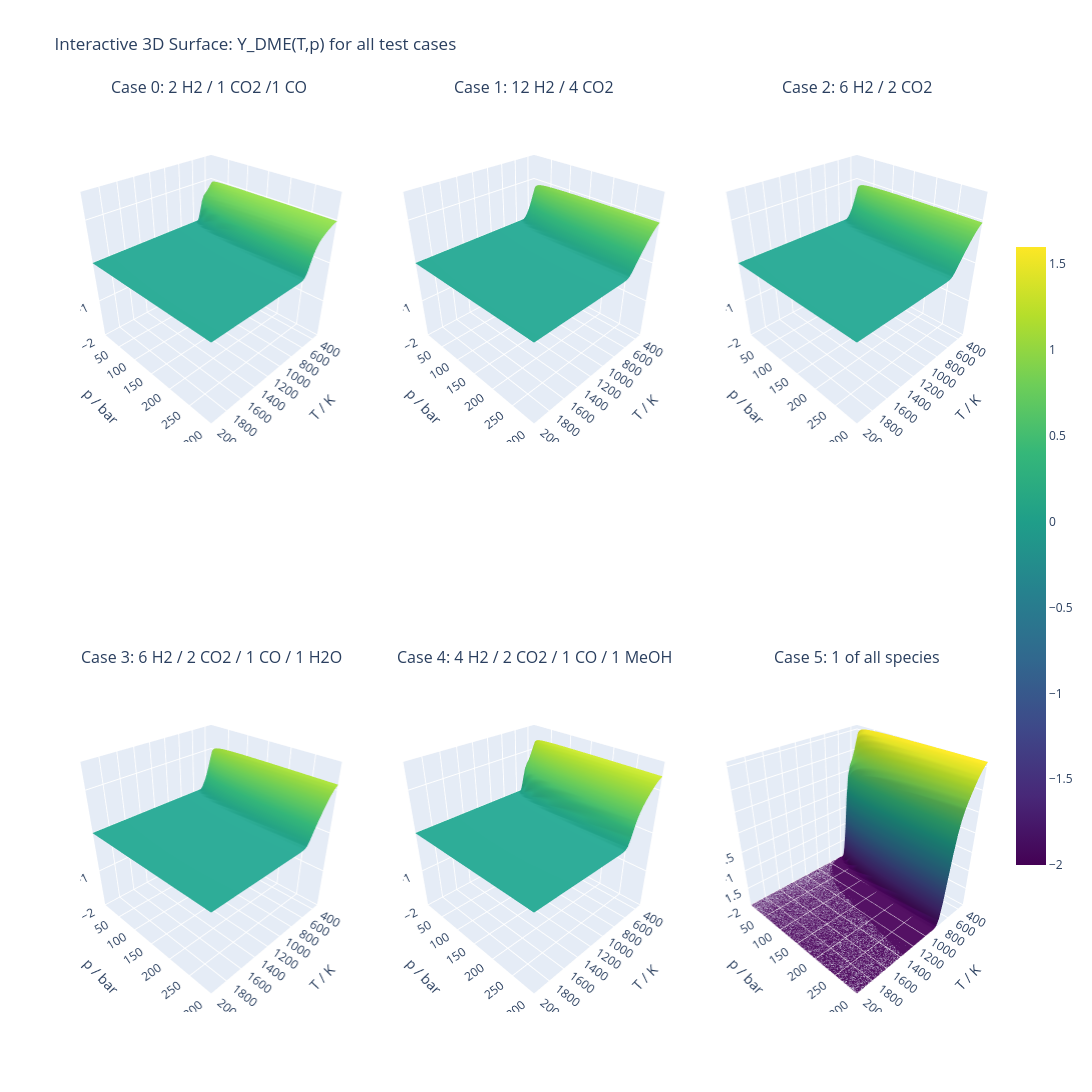

Notebook code for this chart:
### Markdown cell above
## 7.1. Interactive 3D Surface Mapping of the DME Yield

To gain a comprehensive overview of process efficiency, the equilibrium yield of dimethyl ether ($Y_{DME}$) was mapped as a 3D surface across the temperature and pressure range for all tested cases. This interactive framework provides a direct comparison of how different initial mixtures influence the overall product yield. Each surface allows for precise, point-by-point data extraction, enabling the identification of specific operating points that maximize the DME yield. 

The results consistently demonstrate that the reaction yield is strongly constrained by the underlying chemical equilibrium. As observed in the 3D topographies, the equilibrium yield is limited at high temperatures, confirming the exothermic nature of the reaction network. Conversely, elevated pressures effectively shift the equilibrium toward the target product, highlighting the critical importance of selecting high-pressure operating conditions for industrial-scale reactor design. By visualizing these multi-dimensional effects for every tested case, the optimal operating window can be identified not just theoretically, but practically for a wide range of potential feed scenarios.

### Code cell
import math
# ====================== Interactive 3D-Surface: Y_DME(T,p) for all test cases ======================

n_cols = 3
n_rows = math.ceil(n_cases / n_cols)

fig = make_subplots(
    rows=n_rows, cols=n_cols,
    specs=[[{'type': 'surface'} for _ in range(n_cols)] for _ in range(n_rows)],
    subplot_titles=[name for name, _ in test_cases]
)

for ci, (name, n_in) in enumerate(test_cases):
    row = ci // n_cols + 1  # plotly is 1-indexed
    col = ci  % n_cols + 1

    fig.add_trace(
        go.Surface(
            x=T_mesh[0],
            y=p_mesh[:, 0],
            z=Y_DME_all[ci],
            colorscale='Viridis',
            cmin=vmin_Y,
            cmax=vmax_Y,
            showscale=(ci == n_cases - 1),  # colorbar only on last plot
            colorbar=dict(x=1.02, len=0.7) if ci == n_cases - 1 else None,
            name=name,
            hovertemplate='T: %{x:.0f} K<br>p: %{y:.1f} bar<br>Y_DME: %{z:.4f}<extra></extra>'
        ),
        row=row, col=col
    )

# --- Set axis labels for all scenes ---
scene_idx = 1
for ci in range(n_cases):
    key = 'scene' if scene_idx == 1 else f'scene{scene_idx}'
    fig.update_layout(**{
        key: dict(
            xaxis=dict(title='T / K', range=[T_3d.min(), T_3d.max()]),
            yaxis=dict(title='p / bar', range=[p_3d.min(), p_3d.max()]),
            zaxis=dict(title='Y_DME / -', range=[vmin_Y, vmax_Y]),
            camera=dict(eye=dict(x=1.5, y=1.5, z=1.3))
        )
    })
    scene_idx += 1

fig.update_layout(
    title_text='Interactive 3D Surface: Y_DME(T,p) for all test cases',
    width=1800,
    height=600 * n_rows,
    showlegend=False,
    hovermode='closest'
)

fig.show()

### Figure 1 — Plotly figure (JSON) as saved in the notebook; plotly's stock layout.template omitted (floating-point values rounded to 4 significant figures; data arrays with more than 128 entries replaced by an {"elided": "..."} marker saying what was removed)
{"data": [{"cmax": 1.6, "cmin": -2.0, "colorscale": [[0, "#440154"], [0.1111, "#482878"], [0.2222, "#3e4989"], [0.3333, "#31688e"], [0.4444, "#26828e"], [0.5556, "#1f9e89"], [0.6667, "#35b779"], [0.7778, "#6ece58"], [0.8889, "#b5de2b"], [1, "#fde725"]], "hovertemplate": "T: %{x:.0f} K<br>p: %{y:.1f} bar<br>Y_DME: %{z:.4f}<extra></extra>", "name": "Case 0: 2 H2 / 1 CO2 /1 CO ", "scene": "scene", "showscale": false, "type": "surface", "x": [300.0, 334.7, 369.4, 404.1, 438.8, 473.5, 508.2, 542.9, 577.6, 612.2, 646.9, 681.6, 716.3, 751.0, 785.7, 820.4, 855.1, 889.8, 924.5, 959.2, 993.9, 1029.0, 1063.0, 1098.0, 1133.0, 1167.0, 1202.0, 1237.0, 1271.0, 1306.0, 1341.0, 1376.0, 1410.0, 1445.0, 1480.0, 1514.0, 1549.0, 1584.0, 1618.0, 1653.0, 1688.0, 1722.0, 1757.0, 1792.0, 1827.0, 1861.0, 1896.0, 1931.0, 1965.0, 2000.0], "y": [1.0, 1.123, 1.262, 1.418, 1.593, 1.79, 2.011, 2.259, 2.538, 2.851, 3.203, 3.598, 4.042, 4.541, 5.102, 5.732, 6.44, 7.235, 8.128, 9.131, 10.26, 11.52, 12.95, 14.55, 16.34, 18.36, 20.62, 23.17, 26.03, 29.24, 32.86, 36.91, 41.47, 46.59, 52.34, 58.8, 66.06, 74.21, 83.37, 93.67, 105.2, 118.2, 132.8, 149.2, 167.6, 188.3, 211.6, 237.7, 267.0, 300.0], "z": {"elided": "50x50 float values"}}, {"cmax": 1.6, "cmin": -2.0, "colorscale": [[0, "#440154"], [0.1111, "#482878"], [0.2222, "#3e4989"], [0.3333, "#31688e"], [0.4444, "#26828e"], [0.5556, "#1f9e89"], [0.6667, "#35b779"], [0.7778, "#6ece58"], [0.8889, "#b5de2b"], [1, "#fde725"]], "hovertemplate": "T: %{x:.0f} K<br>p: %{y:.1f} bar<br>Y_DME: %{z:.4f}<extra></extra>", "name": "Case 1: 12 H2 / 4 CO2", "scene": "scene2", "showscale": false, "type": "surface", "x": [300.0, 334.7, 369.4, 404.1, 438.8, 473.5, 508.2, 542.9, 577.6, 612.2, 646.9, 681.6, 716.3, 751.0, 785.7, 820.4, 855.1, 889.8, 924.5, 959.2, 993.9, 1029.0, 1063.0, 1098.0, 1133.0, 1167.0, 1202.0, 1237.0, 1271.0, 1306.0, 1341.0, 1376.0, 1410.0, 1445.0, 1480.0, 1514.0, 1549.0, 1584.0, 1618.0, 1653.0, 1688.0, 1722.0, 1757.0, 1792.0, 1827.0, 1861.0, 1896.0, 1931.0, 1965.0, 2000.0], "y": [1.0, 1.123, 1.262, 1.418, 1.593, 1.79, 2.011, 2.259, 2.538, 2.851, 3.203, 3.598, 4.042, 4.541, 5.102, 5.732, 6.44, 7.235, 8.128, 9.131, 10.26, 11.52, 12.95, 14.55, 16.34, 18.36, 20.62, 23.17, 26.03, 29.24, 32.86, 36.91, 41.47, 46.59, 52.34, 58.8, 66.06, 74.21, 83.37, 93.67, 105.2, 118.2, 132.8, 149.2, 167.6, 188.3, 211.6, 237.7, 267.0, 300.0], "z": {"elided": "50x50 float values"}}, {"cmax": 1.6, "cmin": -2.0, "colorscale": [[0, "#440154"], [0.1111, "#482878"], [0.2222, "#3e4989"], [0.3333, "#31688e"], [0.4444, "#26828e"], [0.5556, "#1f9e89"], [0.6667, "#35b779"], [0.7778, "#6ece58"], [0.8889, "#b5de2b"], [1, "#fde725"]], "hovertemplate": "T: %{x:.0f} K<br>p: %{y:.1f} bar<br>Y_DME: %{z:.4f}<extra></extra>", "name": "Case 2: 6 H2 / 2 CO2", "scene": "scene3", "showscale": false, "type": "surface", "x": [300.0, 334.7, 369.4, 404.1, 438.8, 473.5, 508.2, 542.9, 577.6, 612.2, 646.9, 681.6, 716.3, 751.0, 785.7, 820.4, 855.1, 889.8, 924.5, 959.2, 993.9, 1029.0, 1063.0, 1098.0, 1133.0, 1167.0, 1202.0, 1237.0, 1271.0, 1306.0, 1341.0, 1376.0, 1410.0, 1445.0, 1480.0, 1514.0, 1549.0, 1584.0, 1618.0, 1653.0, 1688.0, 1722.0, 1757.0, 1792.0, 1827.0, 1861.0, 1896.0, 1931.0, 1965.0, 2000.0], "y": [1.0, 1.123, 1.262, 1.418, 1.593, 1.79, 2.011, 2.259, 2.538, 2.851, 3.203, 3.598, 4.042, 4.541, 5.102, 5.732, 6.44, 7.235, 8.128, 9.131, 10.26, 11.52, 12.95, 14.55, 16.34, 18.36, 20.62, 23.17, 26.03, 29.24, 32.86, 36.91, 41.47, 46.59, 52.34, 58.8, 66.06, 74.21, 83.37, 93.67, 105.2, 118.2, 132.8, 149.2, 167.6, 188.3, 211.6, 237.7, 267.0, 300.0], "z": {"elided": "50x50 float values"}}, {"cmax": 1.6, "cmin": -2.0, "colorscale": [[0, "#440154"], [0.1111, "#482878"], [0.2222, "#3e4989"], [0.3333, "#31688e"], [0.4444, "#26828e"], [0.5556, "#1f9e89"], [0.6667, "#35b779"], [0.7778, "#6ece58"], [0.8889, "#b5de2b"], [1, "#fde725"]], "hovertemplate": "T: %{x:.0f} K<br>p: %{y:.1f} bar<br>Y_DME: %{z:.4f}<extra></extra>", "name": "Case 3: 6 H2 / 2 CO2 / 1 CO / 1 H2O", "scene": "scene4", "showscale": false, "type": "surface", "x": [300.0, 334.7, 369.4, 404.1, 438.8, 473.5, 508.2, 542.9, 577.6, 612.2, 646.9, 681.6, 716.3, 751.0, 785.7, 820.4, 855.1, 889.8, 924.5, 959.2, 993.9, 1029.0, 1063.0, 1098.0, 1133.0, 1167.0, 1202.0, 1237.0, 1271.0, 1306.0, 1341.0, 1376.0, 1410.0, 1445.0, 1480.0, 1514.0, 1549.0, 1584.0, 1618.0, 1653.0, 1688.0, 1722.0, 1757.0, 1792.0, 1827.0, 1861.0, 1896.0, 1931.0, 1965.0, 2000.0], "y": [1.0, 1.123, 1.262, 1.418, 1.593, 1.79, 2.011, 2.259, 2.538, 2.851, 3.203, 3.598, 4.042, 4.541, 5.102, 5.732, 6.44, 7.235, 8.128, 9.131, 10.26, 11.52, 12.95, 14.55, 16.34, 18.36, 20.62, 23.17, 26.03, 29.24, 32.86, 36.91, 41.47, 46.59, 52.34, 58.8, 66.06, 74.21, 83.37, 93.67, 105.2, 118.2, 132.8, 149.2, 167.6, 188.3, 211.6, 237.7, 267.0, 300.0], "z": {"elided": "50x50 float values"}}, {"cmax": 1.6, "cmin": -2.0, "colorscale": [[0, "#440154"], [0.1111, "#482878"], [0.2222, "#3e4989"], [0.3333, "#31688e"], [0.4444, "#26828e"], [0.5556, "#1f9e89"], [0.6667, "#35b779"], [0.7778, "#6ece58"], [0.8889, "#b5de2b"], [1, "#fde725"]], "hovertemplate": "T: %{x:.0f} K<br>p: %{y:.1f} bar<br>Y_DME: %{z:.4f}<extra></extra>", "name": "Case 4: 4 H2 / 2 CO2 / 1 CO / 1 MeOH", "scene": "scene5", "showscale": false, "type": "surface", "x": [300.0, 334.7, 369.4, 404.1, 438.8, 473.5, 508.2, 542.9, 577.6, 612.2, 646.9, 681.6, 716.3, 751.0, 785.7, 820.4, 855.1, 889.8, 924.5, 959.2, 993.9, 1029.0, 1063.0, 1098.0, 1133.0, 1167.0, 1202.0, 1237.0, 1271.0, 1306.0, 1341.0, 1376.0, 1410.0, 1445.0, 1480.0, 1514.0, 1549.0, 1584.0, 1618.0, 1653.0, 1688.0, 1722.0, 1757.0, 1792.0, 1827.0, 1861.0, 1896.0, 1931.0, 1965.0, 2000.0], "y": [1.0, 1.123, 1.262, 1.418, 1.593, 1.79, 2.011, 2.259, 2.538, 2.851, 3.203, 3.598, 4.042, 4.541, 5.102, 5.732, 6.44, 7.235, 8.128, 9.131, 10.26, 11.52, 12.95, 14.55, 16.34, 18.36, 20.62, 23.17, 26.03, 29.24, 32.86, 36.91, 41.47, 46.59, 52.34, 58.8, 66.06, 74.21, 83.37, 93.67, 105.2, 118.2, 132.8, 149.2, 167.6, 188.3, 211.6, 237.7, 267.0, 300.0], "z": {"elided": "50x50 float values"}}, {"cmax": 1.6, "cmin": -2.0, "colorbar": {"len": 0.7, "x": 1.02}, "colorscale": [[0, "#440154"], [0.1111, "#482878"], [0.2222, "#3e4989"], [0.3333, "#31688e"], [0.4444, "#26828e"], [0.5556, "#1f9e89"], [0.6667, "#35b779"], [0.7778, "#6ece58"], [0.8889, "#b5de2b"], [1, "#fde725"]], "hovertemplate": "T: %{x:.0f} K<br>p: %{y:.1f} bar<br>Y_DME: %{z:.4f}<extra></extra>", "name": "Case 5: 1 of all species", "scene": "scene6", "showscale": true, "type": "surface", "x": [300.0, 334.7, 369.4, 404.1, 438.8, 473.5, 508.2, 542.9, 577.6, 612.2, 646.9, 681.6, 716.3, 751.0, 785.7, 820.4, 855.1, 889.8, 924.5, 959.2, 993.9, 1029.0, 1063.0, 1098.0, 1133.0, 1167.0, 1202.0, 1237.0, 1271.0, 1306.0, 1341.0, 1376.0, 1410.0, 1445.0, 1480.0, 1514.0, 1549.0, 1584.0, 1618.0, 1653.0, 1688.0, 1722.0, 1757.0, 1792.0, 1827.0, 1861.0, 1896.0, 1931.0, 1965.0, 2000.0], "y": [1.0, 1.123, 1.262, 1.418, 1.593, 1.79, 2.011, 2.259, 2.538, 2.851, 3.203, 3.598, 4.042, 4.541, 5.102, 5.732, 6.44, 7.235, 8.128, 9.131, 10.26, 11.52, 12.95, 14.55, 16.34, 18.36, 20.62, 23.17, 26.03, 29.24, 32.86, 36.91, 41.47, 46.59, 52.34, 58.8, 66.06, 74.21, 83.37, 93.67, 105.2, 118.2, 132.8, 149.2, 167.6, 188.3, 211.6, 237.7, 267.0, 300.0], "z": {"elided": "50x50 float values"}}], "layout": {"annotations": [{"font": {"size": 16}, "showarrow": false, "text": "Case 0: 2 H2 / 1 CO2 /1 CO ", "x": 0.1444, "xanchor": "center", "xref": "paper", "y": 1, "yanchor": "bottom", "yref": "paper"}, {"font": {"size": 16}, "showarrow": false, "text": "Case 1: 12 H2 / 4 CO2", "x": 0.5, "xanchor": "center", "xref": "paper", "y": 1, "yanchor": "bottom", "yref": "paper"}, {"font": {"size": 16}, "showarrow": false, "text": "Case 2: 6 H2 / 2 CO2", "x": 0.8556, "xanchor": "center", "xref": "paper", "y": 1, "yanchor": "bottom", "yref": "paper"}, {"font": {"size": 16}, "showarrow": false, "text": "Case 3: 6 H2 / 2 CO2 / 1 CO / 1 H2O", "x": 0.1444, "xanchor": "center", "xref": "paper", "y": 0.375, "yanchor": "bottom", "yref": "paper"}, {"font": {"size": 16}, "showarrow": false, "text": "Case 4: 4 H2 / 2 CO2 / 1 CO / 1 MeOH", "x": 0.5, "xanchor": "center", "xref": "paper", "y": 0.375, "yanchor": "bottom", "yref": "paper"}, {"font": {"size": 16}, "showarrow": false, "text": "Case 5: 1 of all species", "x": 0.8556, "xanchor": "center", "xref": "paper", "y": 0.375, "yanchor": "bottom", "yref": "paper"}], "height": 1200, "hovermode": "closest", "scene": {"camera": {"eye": {"x": 1.5, "y": 1.5, "z": 1.3}}, "domain": {"x": [0, 0.2889], "y": [0.625, 1]}, "xaxis": {"range": [300, 2000], "title": {"text": "T / K"}}, "yaxis": {"range": [1, 300.0], "title": {"text": "p / bar"}}, "zaxis": {"range": [-2.0, 1.6], "title": {"text": "Y_DME / -"}}}, "scene2": {"camera": {"eye": {"x": 1.5, "y": 1.5, "z": 1.3}}, "domain": {"x": [0.3556, 0.6444], "y": [0.625, 1]}, "xaxis": {"range": [300, 2000], "title": {"text": "T / K"}}, "yaxis": {"range": [1, 300.0], "title": {"text": "p / bar"}}, "zaxis": {"range": [-2.0, 1.6], "title": {"text": "Y_DME / -"}}}, "scene3": {"camera": {"eye": {"x": 1.5, "y": 1.5, "z": 1.3}}, "domain": {"x": [0.7111, 1], "y": [0.625, 1]}, "xaxis": {"range": [300, 2000], "title": {"text": "T / K"}}, "yaxis": {"range": [1, 300.0], "title": {"text": "p / bar"}}, "zaxis": {"range": [-2.0, 1.6], "title": {"text": "Y_DME / -"}}}, "scene4": {"camera": {"eye": {"x": 1.5, "y": 1.5, "z": 1.3}}, "domain": {"x": [0, 0.2889], "y": [0, 0.375]}, "xaxis": {"range": [300, 2000], "title": {"text": "T / K"}}, "yaxis": {"range": [1, 300.0], "title": {"text": "p / bar"}}, "zaxis": {"range": [-2.0, 1.6], "title": {"text": "Y_DME / -"}}}, "scene5": {"camera": {"eye": {"x": 1.5, "y": 1.5, "z": 1.3}}, "domain": {"x": [0.3556, 0.6444], "y": [0, 0.375]}, "xaxis": {"range": [300, 2000], "title": {"text": "T / K"}}, "yaxis": {"range": [1, 300.0], "title": {"text": "p / bar"}}, "zaxis": {"range": [-2.0, 1.6], "title": {"text": "Y_DME / -"}}}, "scene6": {"camera": {"eye": {"x": 1.5, "y": 1.5, "z": 1.3}}, "domain": {"x": [0.7111, 1], "y": [0, 0.375]}, "xaxis": {"range": [300, 2000], "title": {"text": "T / K"}}, "yaxis": {"range": [1, 300.0], "title": {"text": "p / bar"}}, "zaxis": {"range": [-2.0, 1.6], "title": {"text": "Y_DME / -"}}}, "showlegend": false, "title": {"text": "Interactive 3D Surface: Y_DME(T,p) for all test cases"}, "width": 1800}}
